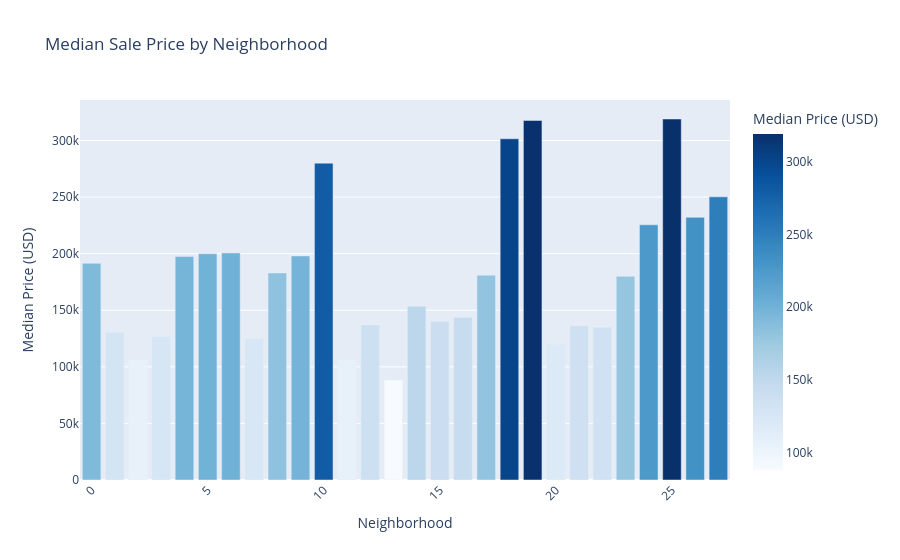

Notebook source saved alongside this figure:
### Markdown cell above
### 3. Price By Neighborhood

### Code cell
neighborhood_stats = (
    df.groupby("Neighborhood")["SalePrice"]
    .median()
    .sort_values(ascending=False)
    .reset_index()
)

fig = px.bar(
    neighborhood_stats,
    x="Neighborhood", y="SalePrice",
    title="Median Sale Price by Neighborhood",
    labels={"SalePrice": "Median Price (USD)"},
    color="SalePrice",
    color_continuous_scale="Blues"
)
fig.update_layout(xaxis_tickangle=-45)
fig.show()

### Figure 1 — Plotly figure (JSON) as saved in the notebook; plotly's stock layout.template omitted (floating-point values rounded to 4 significant figures)
{"data": [{"alignmentgroup": "True", "hovertemplate": "Neighborhood=%{x}<br>Median Price (USD)=%{marker.color}<extra></extra>", "legendgroup": "", "marker": {"color": [319000, 317750, 301500, 280000, 250250, 232100.0, 225500, 200624, 200000, 198000, 197500, 191500, 183000, 181000, 180000, 153500, 143750, 140000, 137000, 136200, 135000, 130500, 126750, 125000, 119900, 106500, 106000, 88250], "coloraxis": "coloraxis", "pattern": {"shape": ""}}, "name": "", "offsetgroup": "", "orientation": "v", "showlegend": false, "textposition": "auto", "type": "bar", "x": [25, 19, 18, 10, 27, 26, 24, 6, 5, 9, 4, 0, 8, 17, 23, 14, 16, 15, 12, 21, 22, 1, 3, 7, 20, 11, 2, 13], "xaxis": "x", "y": [319000, 317750, 301500, 280000, 250250, 232100.0, 225500, 200624, 200000, 198000, 197500, 191500, 183000, 181000, 180000, 153500, 143750, 140000, 137000, 136200, 135000, 130500, 126750, 125000, 119900, 106500, 106000, 88250], "yaxis": "y"}], "layout": {"barmode": "relative", "coloraxis": {"colorbar": {"title": {"text": "Median Price (USD)"}}, "colorscale": [[0, "rgb(247,251,255)"], [0.125, "rgb(222,235,247)"], [0.25, "rgb(198,219,239)"], [0.375, "rgb(158,202,225)"], [0.5, "rgb(107,174,214)"], [0.625, "rgb(66,146,198)"], [0.75, "rgb(33,113,181)"], [0.875, "rgb(8,81,156)"], [1, "rgb(8,48,107)"]]}, "legend": {"tracegroupgap": 0}, "title": {"text": "Median Sale Price by Neighborhood"}, "xaxis": {"anchor": "y", "domain": [0, 1], "tickangle": -45, "title": {"text": "Neighborhood"}}, "yaxis": {"anchor": "x", "domain": [0, 1], "title": {"text": "Median Price (USD)"}}}}
